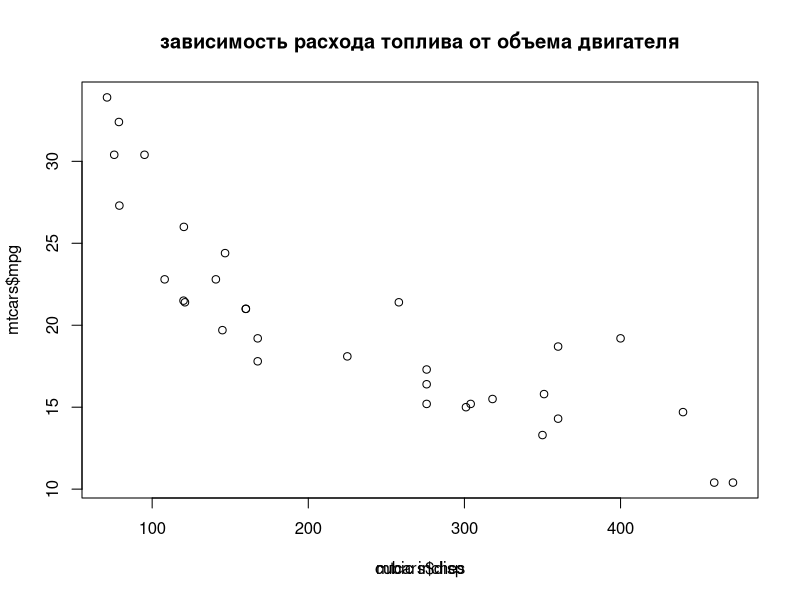

Recreate this plot in R.
plot(mtcars$disp,mtcars$mpg)
title(main="зависимость расхода топлива от объема двигателя")
title(xlab="cubic inches")
